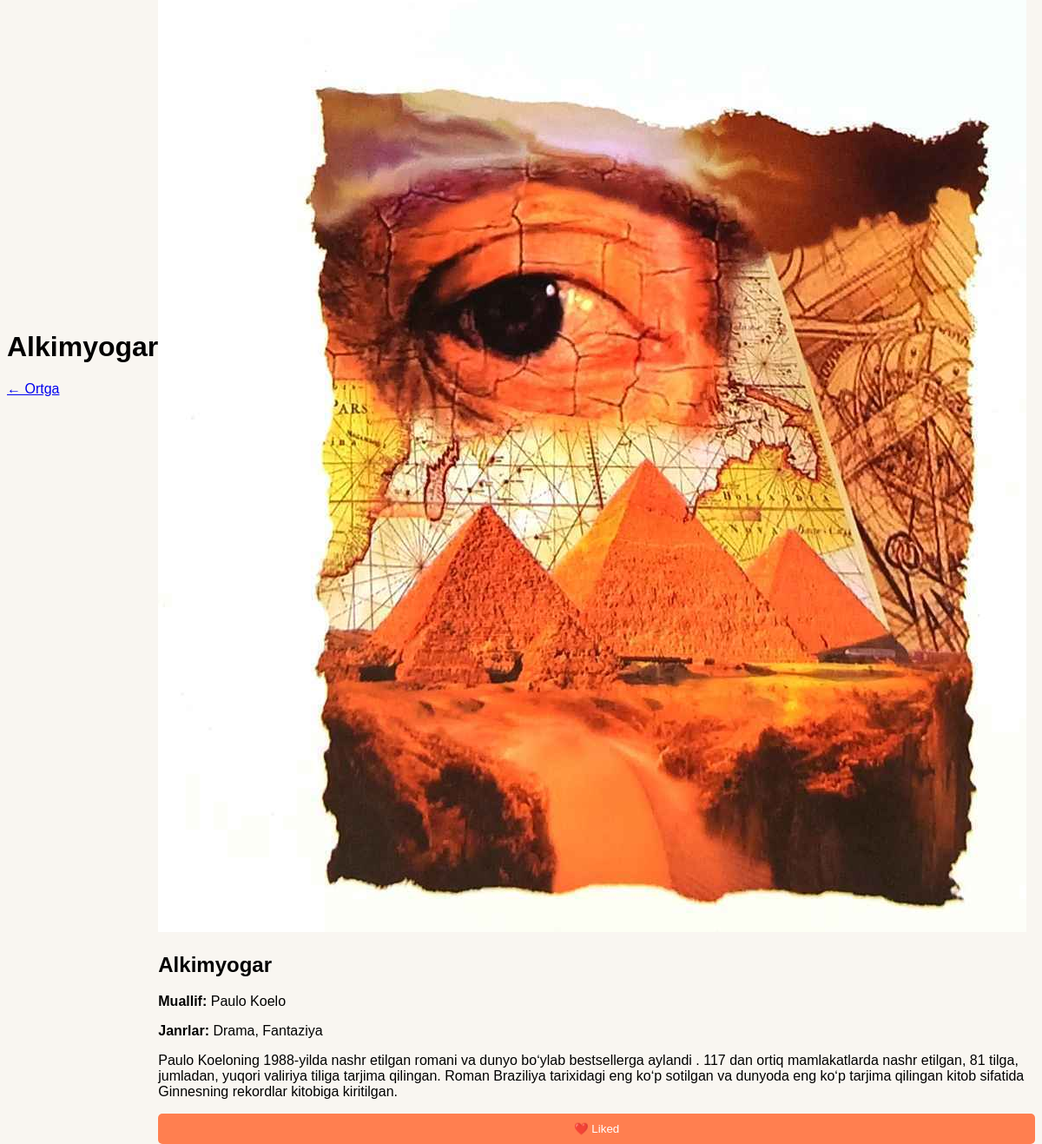
Screenshot of /detail/2/ (signed in) with the database file from the repository.
### main/models.py (models this page shows, shortened)
class Books(models.Model):
    title = models.CharField(max_length=100, verbose_name='Kitob nomi')
    author = models.CharField(max_length=100, verbose_name='Muallifi')
    genre = models.ManyToManyField(Categorys, verbose_name='Janri', related_name='janrlar')
    price = models.DecimalField(verbose_name='Narxi', max_digits=10, decimal_places=2)
    description = models.TextField(verbose_name='Tavsifi')
    image = models.ImageField(upload_to='images/', verbose_name='Rasmi', null=True, blank=True)
    created_at = models.DateTimeField(auto_now_add=True, blank=True, null=True)
    class Meta:
        verbose_name = 'Kitob'
        verbose_name_plural = 'Kitoblar'

class Categorys(models.Model):
    name = models.CharField(max_length=100)
    class Meta:
        verbose_name = 'Janr'
        verbose_name_plural = 'Janrlar'

### main/views.py (the view)
# urls.py: path('detail/<int:id>/', book_detail, name='detail'),
def book_detail(request, id):
    book = get_object_or_404(Books, id=id)
    user = request.user
    liked = SelectedBooks.objects.filter(user=user, book=book).exists()
    return render(request, 'detail.html', {'book': book, 'liked': liked})

### templates/detail.html (shortened to what this page needs)
<!DOCTYPE html>
<html lang="uz">
<head>
    <link rel="stylesheet" href="styles.css">
</head>
<body>
    <header>
        <h1>{{ book.title }}</h1>
        <a href="{% url 'index' %}" class="back-btn">← Ortga</a>
    </header>
    <div class="book-detail">
        <img src="{{ book.image.url }}" alt="{{ book.title }}">
        <div class="book-info">
            <h2>{{ book.title }}</h2>
            <p><strong>Muallif:</strong> {{ book.author }}</p>
            <p><strong>Janrlar:</strong>
                {% for genre in book.genre.all %}
                    {{ genre.name }}{% if not forloop.last %}, {% endif %}
                {% endfor %}
            </p>
            <p class="description">{{ book.description }}</p>
        </div>
        <button class="like-btn" data-book-id="{{ book.id }}" data-liked="{{ liked|yesno:'true,false' }}">
        </button>
    </div>
</body>
</html>

### static/styles.css (style rules this page uses)
body { font-family: Arial, sans-serif; background: #f9f6f1; display: flex; justify-content: center; align-items: center; height: 100vh; }
button { width: 100%; padding: 10px; background: #ff7f50; color: white; border: none; border-radius: 5px; cursor: pointer; }

### rows the page displays
Books: title "Alkimyogar", image (picture), author "Paulo Koelo", description "Paulo Koeloning 1988-yilda nashr etilgan romani va dunyo boʻylab bestsellerga aylandi . 117 dan ortiq mamlakatlarda nashr etilgan, 81 tilga, jumladan, yuqori valiriya tiliga tarjima qilingan. Roman Braziliya tarixidagi eng koʻp sotilgan va dunyoda eng koʻp tarjima qilingan kitob sifatida Ginnesning rekordlar kitobiga kiritilgan."
Categorys: name "Drama"
Categorys: name "Fantaziya"
